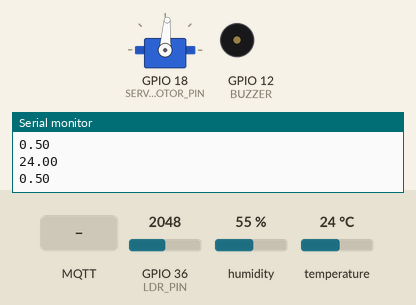
The sketch below on a simulated ESP32. Shown: servo, buzzer (waves = sounding), the last lines printed to the serial monitor. Inputs (shaded band) come from the test bench; at power-on: GPIO 36 (LDR_PIN) = 2048, humidity 55 %, temperature 24 °C. WiFi joins after 1.5 s; servers stay silent unless stated; network time is answered at once with the bench clock; the local clock reads 2024-03-15 10:24:30 at power-on unless the sketch sets it; no MQTT or app messages arrive unless stated.

Above: at 2.7 s.
2.8 s: MQTT message "1" arrives on the first subscribed topic
At 4.2 s:
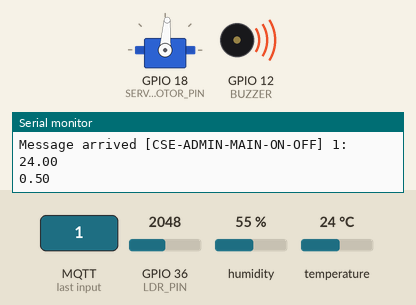
5.0 s: GPIO 36 (LDR_PIN) set to 2866
At 6.6 s:
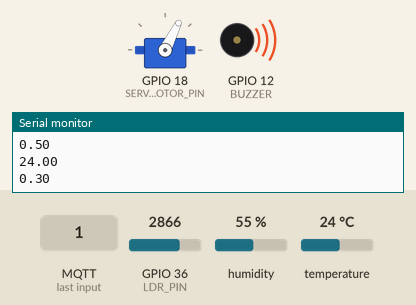
7.1 s: MQTT message "CSE-ADMIN-SCH-ON" arrives on the first subscribed topic
At 8.8 s:
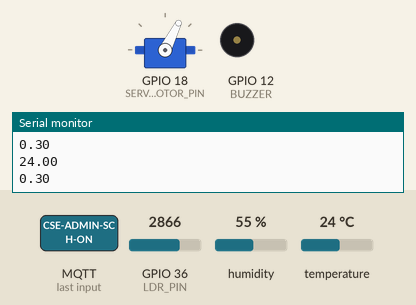
9.1 s: MQTT message "CSE-ADMIN-SCH-ON" arrives on the third subscribed topic
At 10.1 s:
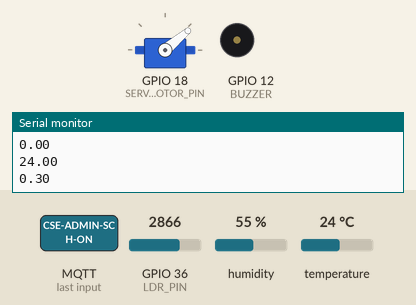
11.1 s: MQTT message "CSE-ADMIN-SCH-ON" arrives on the second subscribed topic
At 12.4 s:
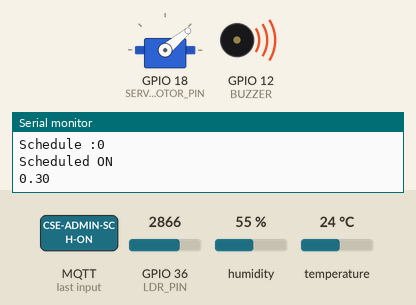
13.2 s: GPIO 36 (LDR_PIN) set to 3603
At 14.8 s:
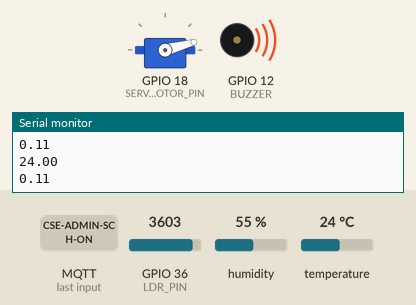
Timing chart, 0 to 16.2 s (numbered marks = the images above; inputs shaded):
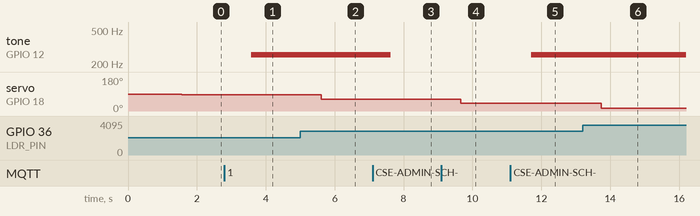

Measured:
- after the input at 2.8 s, tone on GPIO 12 (BUZZER): silent → 256 Hz after 0.78 s
- after the input at 5.0 s, servo on GPIO 18 (SERVO_MOTOR_PIN): 86° → 63° after 0.61 s
- after the input at 7.1 s, tone on GPIO 12 (BUZZER): 256 Hz → silent after 0.53 s
- after the input at 9.1 s, servo on GPIO 18 (SERVO_MOTOR_PIN): 63° → 40° after 0.56 s
- after the input at 11.1 s, tone on GPIO 12 (BUZZER): silent → 256 Hz after 0.61 s
- after the input at 13.2 s, servo on GPIO 18 (SERVO_MOTOR_PIN): 40° → 15° after 0.54 s

The sketch:

MediBox_Code.ino
```cpp
#include <WiFi.h>
#include <PubSubClient.h>
#include "DHTesp.h"
#include <NTPClient.h>
#include <WiFiUdp.h>
#include <ESP32Servo.h>

#define DHT_PIN 15
#define BUZZER 12
#define LDR_PIN 36              //Defining the pin for the LDR input. It is a analog output.Therefore I used the analog pin
#define SERVO_MOTOR_PIN 18      //Defining the pin for the servo motor

float minimum_angle=30.0;       // Defining the minimum angle as global variable. Using dashboard input we can change the minimum angle
float controlling_factor=0.75;  // Defining the controlling factor as global variable

Servo servo;

// Intializing the wifi client
WiFiClient espClient;
PubSubClient mqttClient(espClient);

// Intializing the time client
WiFiUDP ntpUDP;
NTPClient timeClient(ntpUDP);

// Intializing the DHT sensor
DHTesp dhtSensor;

bool isScheduledON = false;
unsigned long scheduledOnTime;

char temAr[6];
char lightAr[6];

void setup() {
  Serial.begin(115200);
  setupWifi();

  setupMqtt();

  dhtSensor.setup(DHT_PIN, DHTesp::DHT22);

  timeClient.begin();
  timeClient.setTimeOffset(5.5*3600);

  pinMode(BUZZER, OUTPUT);
  digitalWrite(BUZZER, LOW);
  pinMode(LDR_PIN, INPUT);  // Setup the LDR pin

  servo.attach(SERVO_MOTOR_PIN, 500, 2400); // Set up the servo motor
}

void loop() {
  if (!mqttClient.connected()){
    connectToBroker();
  }

  mqttClient.loop();

  updateTemperature();
  Serial.println(temAr);
  mqttClient.publish("CSE-ADMIN-TEMP",temAr);

  checkSchedule();

  readLightIntensity();       // Regular loop read the light intensity
  mqttClient.publish("CSE-ADMIN-LIGHT",lightAr);  // Publish the light intensity to the dashboard

  delay(1000);
}

void buzzerOn(bool on){
  if (on){
    tone(BUZZER, 256);
  }
  else{
    noTone(BUZZER);
  }
}

// Set up the mosquitto broker
void setupMqtt(){
  mqttClient.setServer("test.mosquitto.org",1883);
  mqttClient.setCallback(receiveCallback);
}

void receiveCallback(char* topic, byte* payload, unsigned int length){
  Serial.print("Message arrived [");
  Serial.print(topic);
  Serial.print("] ");

  char payloadCharAr[length];

  for (int i=0;i<length;i++){
    Serial.print((char)payload[i]);
    payloadCharAr[i]=(char)payload[i];
  }

  Serial.println(":");

  if (strcmp(topic,"CSE-ADMIN-MAIN-ON-OFF")==0){
      buzzerOn(payloadCharAr[0]=='1');
  }
  else if (strcmp(topic,"CSE-ADMIN-SCH-ON")==0){
      if (payloadCharAr[0]=='N'){
        isScheduledON = false;
      }else{
        isScheduledON = true;
        scheduledOnTime = atol(payloadCharAr);
      }
  }
  // Receiving the minimum angle from the dashboarad
  if (strcmp(topic,"CSE-ADMIN-MINI-ANG")==0){
      minimum_angle = atof(payloadCharAr);
      Serial.println(minimum_angle);
  }
  // Receiving the controlling factor from the dashboarad
  if (strcmp(topic,"CSE-ADMIN-CON-FAC")==0){
      controlling_factor = atof(payloadCharAr);
      Serial.println(controlling_factor);
  }
}

void connectToBroker(){
  while (!mqttClient.connected()){
    Serial.println("Attempting MQTT connetion...");
    if (mqttClient.connect("ESP-1234567235")){
      Serial.println("Connected");
      mqttClient.subscribe("CSE-ADMIN-MAIN-ON-OFF");
      mqttClient.subscribe("CSE-ADMIN-SCH-ON");
      mqttClient.subscribe("CSE-ADMIN-MINI-ANG");   // Subcribe for the new topics
      mqttClient.subscribe("CSE-ADMIN-CON-FAC");
    }
    else{
      Serial.println("failed");
      Serial.println(mqttClient.state());
      delay(5000);
    }
  }
}

void updateTemperature(){
  TempAndHumidity data=dhtSensor.getTempAndHumidity();
  String(data.temperature,2).toCharArray(temAr, 6);
}

void setupWifi(){
  Serial.println();
  Serial.print("Connecting to ");
  Serial.println("Wokwi-GUEST");
  WiFi.begin("Wokwi-GUEST","");

  while (WiFi.status()!=WL_CONNECTED){
    delay(500);
    Serial.print(".");
  }

  Serial.println("Wifi connected");
  Serial.print("IP Address: ");
  Serial.println(WiFi.localIP());
}

unsigned long getTime(){
  timeClient.update();
  return timeClient.getEpochTime();
}

void checkSchedule(){
  if (isScheduledON){
    unsigned long currentTime = getTime();
    if (currentTime > scheduledOnTime){
      Serial.println("Current :"+String(currentTime));
      Serial.println("Schedule :"+String(scheduledOnTime));
      buzzerOn(true);
      isScheduledON = false;
      mqttClient.publish("CSE-ADMIN-MAIN-ON-OFF-ESP","1");
      mqttClient.publish("CSE-ADMIN-SCH-ESP-ON","0");
      Serial.println("Scheduled ON");
    }
  }
}

void readLightIntensity(){
  int analogValue = analogRead(LDR_PIN);
  // I used the linear interpolation to get the value between 0 and 1
  double floatAnalogValue=((32.00-analogValue)/4031.00)+1.00;
  String(floatAnalogValue,2).toCharArray(lightAr, 6);
  servoMotor(floatAnalogValue);
  Serial.println(floatAnalogValue);
}

void servoMotor(double value){
  //Calculating the angle of the motor
  double angle = minimum_angle +(180.0-minimum_angle)*value*controlling_factor;
  servo.write(angle);
}
```
